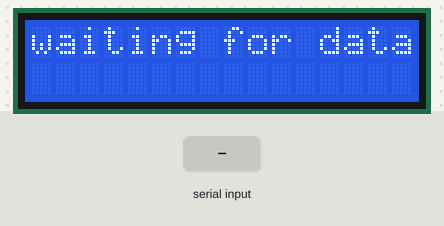
A sketch run on a simulated Arduino Uno, built with avr-gcc and run on an emulated ATmega328P. On the bench: 16×2 character LCD. The test bench sets the inputs (shaded band).

Above: at 1.2 s.
1.3 s: "90,45,200\n" received over Serial
At 1.7 s:
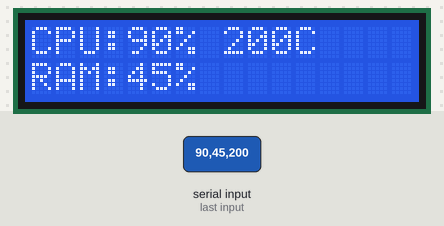
Timing chart, 0 to 4.3 s (numbered marks = the images above; inputs shaded):
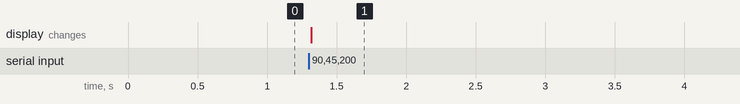

The sketch:

stats.ino
```cpp
#include <LiquidCrystal.h>

// RS, EN, D4, D5, D6, D7
LiquidCrystal lcd(6, 7, 9, 10, 11, 12);

char buffer[32];
byte idx = 0;

void setup() {
  Serial.begin(9600);
  lcd.begin(16, 2);
  lcd.clear();
  lcd.print("waiting for data");
}

void loop() {
  if (Serial.available())
  {
    char c = Serial.read();

    if (c == '\n' || c == '\r')
    {
      if (idx > 0)
      {
        buffer[idx] = '\0';

        int cpu = 0, ram = 0, temp = 0;
        int parsed = sscanf(buffer, "%d,%d,%d", &cpu, &ram, &temp);

        if (parsed == 3)
        {
          lcd.clear();
          lcd.setCursor(0, 0);

          lcd.print("CPU:");
          lcd.print(cpu);
          lcd.print("% ");

          lcd.print(temp);
          lcd.print("C");

          lcd.setCursor(0, 1);

          lcd.print("RAM:");
          lcd.print(ram);
          lcd.print("%");
        }
        idx = 0;
      }
    }
    else
      if (idx < 31)
      {
        buffer[idx] = c;
        idx++;
      }
      else
        idx = 0;
  }
}
```

Measured:
- after the input at 1.3 s, the display: changes at once (image 1)
